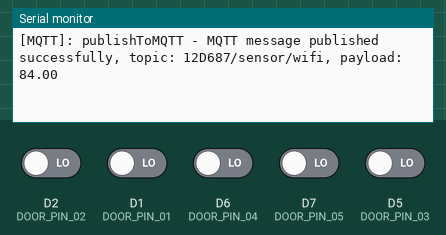
Recording of a program running on a simulated ESP8266 (Wemos D1 mini). On the bench: the last lines printed to the serial monitor. Inputs (shaded band) come from the test bench; at power-on: D1 (DOOR_PIN_01), D2 (DOOR_PIN_02), D5 (DOOR_PIN_03), D6 (DOOR_PIN_04), D7 (DOOR_PIN_05) LOW. WiFi joins after 1.5 s; servers stay silent unless stated; no MQTT or app messages arrive unless stated.

Above: at 10.5 s.
10.6 s: D2 (DOOR_PIN_02) driven HIGH
At 14.1 s:
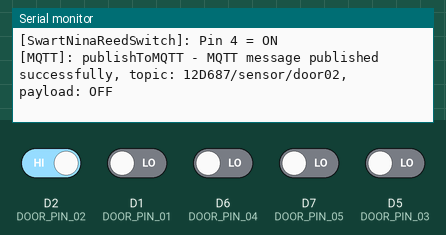
15.1 s: D2 (DOOR_PIN_02) driven LOW
At 17.9 s:
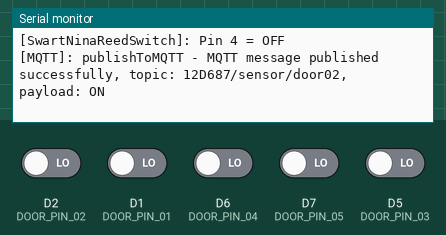
18.2 s: D1 (DOOR_PIN_01) driven HIGH
At 19.4 s:
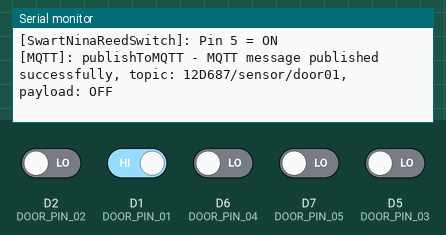
19.7 s: D6 (DOOR_PIN_04) driven HIGH
At 21.0 s:
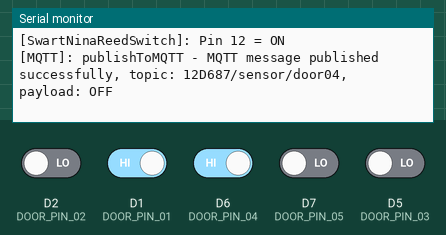
21.2 s: D7 (DOOR_PIN_05) driven HIGH
At 23.1 s:
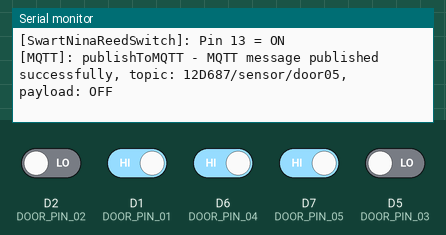
Timing chart, 0 to 24.6 s (numbered marks = the images above; inputs shaded):
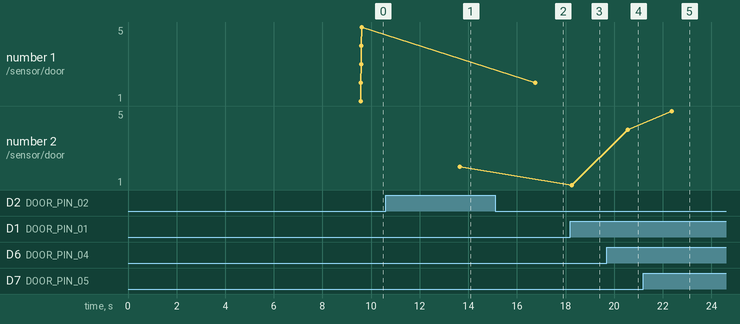

The program:

main.cpp
```cpp
#include <ArduinoJson.h> // https://github.com/bblanchon/ArduinoJson
#include <ESP8266HTTPClient.h>
#include <ESP8266mDNS.h>
#include <ESP8266WebServer.h>
#include <ESP8266WiFi.h>  // https://github.com/esp8266/Arduino
#include <PubSubClient.h> // https://github.com/knolleary/pubsubclient
#include <WiFiClient.h>
#include "SwartNinjaReedSwitch.h"

#include "user_config.h" // Fixed user configurable options
#ifdef USE_CONFIG_OVERRIDE
#include "user_config_override.h" // Configuration overrides for my_user_config.h
#endif

/* -------------------------------------------------
 *  WiFi
 * ------------------------------------------------- */
// variables declaration
int previousWiFiSignalStrength = -1;
unsigned long previousMillis = 0;
int reqConnect = 0;
int isConnected = 0;
const long interval = 500;
const long reqConnectNum = 15; // number of intervals to wait for connection
WiFiEventHandler mConnectHandler;
WiFiEventHandler mDisConnectHandler;
WiFiEventHandler mGotIpHandler;

// function declaration
void setupWiFi(void);
void connectWiFi(void);
void onConnected(const WiFiEventStationModeConnected &event);
void onDisconnect(const WiFiEventStationModeDisconnected &event);
void onGotIP(const WiFiEventStationModeGotIP &event);
void loopWiFiSensor(void);
int getWiFiSignalStrength(void);

// Initialize the Ethernet client object
WiFiClient wifiClient;

/* -------------------------------------------------
 *  MQTT
 * ------------------------------------------------- */
// function declaration
void setupMQTT();
void connectToMQTT();
void subscribeToMQTT(char *p_topic);
void publishToMQTT(char *p_topic, char *p_payload);

// variables declaration
volatile unsigned long lastMQTTConnection = 0;
char MQTT_CLIENT_ID[7] = {0};
char MQTT_PAYLOAD[8] = {0};
char MQTT_AVAILABILITY_TOPIC[sizeof(MQTT_CLIENT_ID) + sizeof(MQTT_AVAILABILITY_TOPIC_TEMPLATE) - 2] = {0};
char MQTT_WIFI_QUALITY_TOPIC[sizeof(MQTT_CLIENT_ID) + sizeof(MQTT_SENSOR_TOPIC_TEMPLATE) + sizeof(WIFI_QUALITY_SENSOR_NAME) - 4] = {0};
char MQTT_DOOR_SENSOR_01_TOPIC[sizeof(MQTT_CLIENT_ID) + sizeof(MQTT_SENSOR_TOPIC_TEMPLATE) + sizeof(DOOR_SENSOR_NAME_01) - 4] = {0};
char MQTT_DOOR_SENSOR_02_TOPIC[sizeof(MQTT_CLIENT_ID) + sizeof(MQTT_SENSOR_TOPIC_TEMPLATE) + sizeof(DOOR_SENSOR_NAME_02) - 4] = {0};
char MQTT_DOOR_SENSOR_03_TOPIC[sizeof(MQTT_CLIENT_ID) + sizeof(MQTT_SENSOR_TOPIC_TEMPLATE) + sizeof(DOOR_SENSOR_NAME_03) - 4] = {0};
char MQTT_DOOR_SENSOR_04_TOPIC[sizeof(MQTT_CLIENT_ID) + sizeof(MQTT_SENSOR_TOPIC_TEMPLATE) + sizeof(DOOR_SENSOR_NAME_04) - 4] = {0};
char MQTT_DOOR_SENSOR_05_TOPIC[sizeof(MQTT_CLIENT_ID) + sizeof(MQTT_SENSOR_TOPIC_TEMPLATE) + sizeof(DOOR_SENSOR_NAME_05) - 4] = {0};

// Initialize the mqtt client object
PubSubClient mqttClient(wifiClient);

/* -------------------------------------------------
 *  SwartNinjaReedSwitch
 * ------------------------------------------------- */
// function declaration
void handleDoorStateUpdate(bool state, int pinNumber);

// Initialize the reed switch objects
SwartNinjaReedSwitch door01(DOOR_PIN_01, handleDoorStateUpdate);
SwartNinjaReedSwitch door02(DOOR_PIN_02, handleDoorStateUpdate);
SwartNinjaReedSwitch door03(DOOR_PIN_03, handleDoorStateUpdate);
SwartNinjaReedSwitch door04(DOOR_PIN_04, handleDoorStateUpdate);
SwartNinjaReedSwitch door05(DOOR_PIN_05, handleDoorStateUpdate);
// add switches to an array
SwartNinjaReedSwitch switches[5] = {door01, door02, door03, door04, door05};

///////////////////////////////////////////////////////////////////////////
//   Main Setup & loop
///////////////////////////////////////////////////////////////////////////
void setup()
{
  Serial.begin(115200);

  // WIFI
  setupWiFi();

  // MQTT
  setupMQTT();

  // Reed Switched
  for (int i = 0; i < 5; i++)
  {
    switches[i].init();

    // #ifdef DEBUG
    //     Serial.println("[SETUP]: Pin ");
    //     Serial.print(switches[i].getPinNumber());
    //     Serial.print(" = ");
    //     Serial.println(switches[i].getCurrentState() ? MQTT_PAYLOAD_ON : MQTT_PAYLOAD_OFF);
    // #endif
  }
}

void loop()
{
  // WIFI
  connectWiFi();

  // Code will only run if connected to WiFi
  if (isConnected == 2)
  {
    // MQTT
    if (!mqttClient.connected())
    {
      connectToMQTT();
    }
    mqttClient.loop();

    // Check WiFi signal
    loopWiFiSensor();

    // Switches
    for (int i = 0; i < 5; i++)
    {
      switches[i].loop();
    }
  }
}

///////////////////////////////////////////////////////////////////////////
//   SwartNinjaReedSwitch
///////////////////////////////////////////////////////////////////////////

void handleDoorStateUpdate(bool state, int pinNumber)
{
  switch (pinNumber)
  {
  case DOOR_PIN_01:
    if (!state)
    {
      publishToMQTT(MQTT_DOOR_SENSOR_01_TOPIC, MQTT_PAYLOAD_ON);
    }
    else
    {
      publishToMQTT(MQTT_DOOR_SENSOR_01_TOPIC, MQTT_PAYLOAD_OFF);
    }
    break;
  case DOOR_PIN_02:
    if (!state)
    {
      publishToMQTT(MQTT_DOOR_SENSOR_02_TOPIC, MQTT_PAYLOAD_ON);
    }
    else
    {
      publishToMQTT(MQTT_DOOR_SENSOR_02_TOPIC, MQTT_PAYLOAD_OFF);
    }

    break;
  case DOOR_PIN_03:
    if (!state)
    {
      publishToMQTT(MQTT_DOOR_SENSOR_03_TOPIC, MQTT_PAYLOAD_ON);
    }
    else
    {
      publishToMQTT(MQTT_DOOR_SENSOR_03_TOPIC, MQTT_PAYLOAD_OFF);
    }
    break;
  case DOOR_PIN_04:
    if (!state)
    {
      publishToMQTT(MQTT_DOOR_SENSOR_04_TOPIC, MQTT_PAYLOAD_ON);
    }
    else
    {
      publishToMQTT(MQTT_DOOR_SENSOR_04_TOPIC, MQTT_PAYLOAD_OFF);
    }
    break;
  case DOOR_PIN_05:
    if (!state)
    {
      publishToMQTT(MQTT_DOOR_SENSOR_05_TOPIC, MQTT_PAYLOAD_ON);
    }
    else
    {
      publishToMQTT(MQTT_DOOR_SENSOR_05_TOPIC, MQTT_PAYLOAD_OFF);
    }
    break;

  default:
    Serial.print("[SwartNinjaReedSwitch]: handleDoorStateUpdate - Pin ");
    Serial.print(pinNumber);
    Serial.print(" = ");
    Serial.println(state ? MQTT_PAYLOAD_ON : MQTT_PAYLOAD_OFF);
    break;
  }
}
///////////////////////////////////////////////////////////////////////////
//   WiFi
///////////////////////////////////////////////////////////////////////////

/*
 * Function called to setup WiFi module
 */
void setupWiFi(void)
{
  WiFi.disconnect();
  WiFi.persistent(false);
  mConnectHandler = WiFi.onStationModeConnected(onConnected);
  mDisConnectHandler = WiFi.onStationModeDisconnected(onDisconnect);
  mGotIpHandler = WiFi.onStationModeGotIP(onGotIP);
}

/*
 * Function called to connect to WiFi
 */
void connectWiFi(void)
{
  if (WiFi.status() != WL_CONNECTED && reqConnect > reqConnectNum && isConnected < 2)
  {
    reqConnect = 0;
    isConnected = 0;
    WiFi.disconnect();

    Serial.println();
    Serial.print("[WIFI]: Attempting to connect to WPA SSID: ");
    Serial.println(WIFI_SSID);
    WiFi.begin(WIFI_SSID, WIFI_PASSWORD);
    Serial.println("[WIFI]: Connecting...");
  }

  unsigned long currentMillis = millis();
  if (currentMillis - previousMillis >= interval)
  {
    previousMillis = currentMillis;
    reqConnect++;
  }
}

/*
 * Function called to handle WiFi events
 */
void onConnected(const WiFiEventStationModeConnected &event)
{
  char macAdddress[20];
  sprintf(macAdddress, "%02X:%02X:%02X:%02X:%02X:%02X", event.bssid[5], event.bssid[4], event.bssid[3], event.bssid[2], event.bssid[1], event.bssid[0]);
  Serial.print(F("[WIFI]: You're connected to the AP. (MAC - "));
  Serial.print(macAdddress);
  Serial.println(")");
  isConnected = 1;
}

void onDisconnect(const WiFiEventStationModeDisconnected &event)
{
  Serial.println("[WIFI]: Disconnected");
  Serial.print("[WIFI]: Reason: ");
  Serial.println(event.reason);
  isConnected = 0;
}

void onGotIP(const WiFiEventStationModeGotIP &event)
{
  Serial.print("[WIFI]: IP Address : ");
  Serial.println(event.ip);
  Serial.print("[WIFI]: Subnet     : ");
  Serial.println(event.mask);
  Serial.print("[WIFI]: Gateway    : ");
  Serial.println(event.gw);

  isConnected = 2;
}

/*
 * Function to check WiFi signal strength
 */
void loopWiFiSensor(void)
{
  static unsigned long lastWiFiQualityMeasure = 0;
  if (lastWiFiQualityMeasure + WIFI_QUALITY_INTERVAL <= millis() || previousWiFiSignalStrength == -1)
  {
    lastWiFiQualityMeasure = millis();
    int currentWiFiSignalStrength = getWiFiSignalStrength();
    if (isnan(previousWiFiSignalStrength) || currentWiFiSignalStrength <= previousWiFiSignalStrength - WIFI_QUALITY_OFFSET_VALUE || currentWiFiSignalStrength >= previousWiFiSignalStrength + WIFI_QUALITY_OFFSET_VALUE)
    {
      previousWiFiSignalStrength = currentWiFiSignalStrength;
      dtostrf(currentWiFiSignalStrength, 2, 2, MQTT_PAYLOAD);
      publishToMQTT(MQTT_WIFI_QUALITY_TOPIC, MQTT_PAYLOAD);
    }
  }
}

/*
 * Helper function to get the current WiFi signal strength
 */
int getWiFiSignalStrength(void)
{
  if (WiFi.status() != WL_CONNECTED)
    return -1;
  int dBm = WiFi.RSSI();
  if (dBm <= -100)
    return 0;
  if (dBm >= -50)
    return 100;
  return 2 * (dBm + 100);
}

///////////////////////////////////////////////////////////////////////////
//   MQTT
///////////////////////////////////////////////////////////////////////////

/*
 * Function called to setup MQTT topics
 */
void setupMQTT()
{
  sprintf(MQTT_CLIENT_ID, "%06X", ESP.getChipId());
  sprintf(MQTT_AVAILABILITY_TOPIC, MQTT_AVAILABILITY_TOPIC_TEMPLATE, MQTT_CLIENT_ID);

  Serial.print(F("[MQTT]: MQTT availability topic: "));
  Serial.println(MQTT_AVAILABILITY_TOPIC);

  sprintf(MQTT_WIFI_QUALITY_TOPIC, MQTT_SENSOR_TOPIC_TEMPLATE, MQTT_CLIENT_ID, WIFI_QUALITY_SENSOR_NAME);
  Serial.print(F("[MQTT]: MQTT WiFi Quality topic: "));
  Serial.println(MQTT_WIFI_QUALITY_TOPIC);

  sprintf(MQTT_DOOR_SENSOR_01_TOPIC, MQTT_SENSOR_TOPIC_TEMPLATE, MQTT_CLIENT_ID, DOOR_SENSOR_NAME_01);
  Serial.print(F("[MQTT]: MQTT Door 1 topic: "));
  Serial.println(MQTT_DOOR_SENSOR_01_TOPIC);

  sprintf(MQTT_DOOR_SENSOR_02_TOPIC, MQTT_SENSOR_TOPIC_TEMPLATE, MQTT_CLIENT_ID, DOOR_SENSOR_NAME_02);
  Serial.print(F("[MQTT]: MQTT Door 2 topic: "));
  Serial.println(MQTT_DOOR_SENSOR_02_TOPIC);

  sprintf(MQTT_DOOR_SENSOR_03_TOPIC, MQTT_SENSOR_TOPIC_TEMPLATE, MQTT_CLIENT_ID, DOOR_SENSOR_NAME_03);
  Serial.print(F("[MQTT]: MQTT Door 3 topic: "));
  Serial.println(MQTT_DOOR_SENSOR_03_TOPIC);

  sprintf(MQTT_DOOR_SENSOR_04_TOPIC, MQTT_SENSOR_TOPIC_TEMPLATE, MQTT_CLIENT_ID, DOOR_SENSOR_NAME_04);
  Serial.print(F("[MQTT]: MQTT Door 4 topic: "));
  Serial.println(MQTT_DOOR_SENSOR_04_TOPIC);

  sprintf(MQTT_DOOR_SENSOR_05_TOPIC, MQTT_SENSOR_TOPIC_TEMPLATE, MQTT_CLIENT_ID, DOOR_SENSOR_NAME_05);
  Serial.print(F("[MQTT]: MQTT Door 5 topic: "));
  Serial.println(MQTT_DOOR_SENSOR_05_TOPIC);

  mqttClient.setServer(MQTT_SERVER, MQTT_SERVER_PORT);
}

/*
  Function called to connect/reconnect to the MQTT broker
*/
void connectToMQTT()
{
  // Loop until we're connected / reconnected
  while (!mqttClient.connected())
  {
    if (mqttClient.connect(MQTT_CLIENT_ID, MQTT_USERNAME, MQTT_PASSWORD, MQTT_AVAILABILITY_TOPIC, 0, 1, "offline"))
    {
      Serial.println(F("[MQTT]: The client is successfully connected to the MQTT broker"));
      publishToMQTT(MQTT_AVAILABILITY_TOPIC, "online");

      // send initial values for door sensors
      for (int i = 0; i < 5; i++)
      {
        handleDoorStateUpdate(switches[i].getCurrentState(), switches[i].getPinNumber());
      }
    }
    else
    {
      Serial.println(F("[MQTT]: ERROR - The connection to the MQTT broker failed"));
      Serial.print(F("[MQTT]: MQTT username: "));
      Serial.println(MQTT_USERNAME);
      Serial.print(F("[MQTT]: MQTT password: "));
      Serial.println(MQTT_PASSWORD);
      Serial.print(F("[MQTT]: MQTT broker: "));
      Serial.println(MQTT_SERVER);

      // Wait 5 seconds before retrying
      delay(5000);
    }
  }
}

/*
  Function called to subscribe to a MQTT topic
*/
void subscribeToMQTT(char *p_topic)
{
  if (mqttClient.subscribe(p_topic))
  {
    Serial.print(F("[MQTT]: subscribeToMQTT - Sending the MQTT subscribe succeeded for topic: "));
    Serial.println(p_topic);
  }
  else
  {
    Serial.print(F("[MQTT]: subscribeToMQTT - ERROR, Sending the MQTT subscribe failed for topic: "));
    Serial.println(p_topic);
  }
}

/*
  Function called to publish to a MQTT topic with the given payload
*/
void publishToMQTT(char *p_topic, char *p_payload)
{
  if (mqttClient.publish(p_topic, p_payload, true))
  {
    Serial.print(F("[MQTT]: publishToMQTT - MQTT message published successfully, topic: "));
    Serial.print(p_topic);
    Serial.print(F(", payload: "));
    Serial.println(p_payload);
  }
  else
  {
    Serial.println(F("[MQTT]: publishToMQTT - ERROR, MQTT message not published, either connection lost, or message too large. Topic: "));
    Serial.print(p_topic);
    Serial.print(F(" , payload: "));
    Serial.println(p_payload);
  }
}
```

user_config.h
```cpp
#ifndef _USER_CONFIG_H_
#define _USER_CONFIG_H_

///////////////////////////////////////////////////////////////////////////
//   WIFI
///////////////////////////////////////////////////////////////////////////
#define WIFI_SSID "wifi_ssid"
#define WIFI_PASSWORD "wifi_password"
#define WIFI_QUALITY_OFFSET_VALUE 2
#define WIFI_QUALITY_INTERVAL 50000 // [ms]
#define WIFI_QUALITY_SENSOR_NAME "wifi"

///////////////////////////////////////////////////////////////////////////
//   MQTT
///////////////////////////////////////////////////////////////////////////
#define MQTT_SERVER "xxx.xxx.xxx.xxx"
#define MQTT_SERVER_PORT 1883
#define MQTT_USERNAME "mqtt_user_name"
#define MQTT_PASSWORD "mqtt_password"

#define MQTT_AVAILABILITY_TOPIC_TEMPLATE "%s/status" // MQTT availability: online/offline
#define MQTT_SENSOR_TOPIC_TEMPLATE "%s/sensor/%s"

#define MQTT_PAYLOAD_ON "ON"
#define MQTT_PAYLOAD_OFF "OFF"

///////////////////////////////////////////////////////////////////////////
//   Door sensors
///////////////////////////////////////////////////////////////////////////

#define DOOR_SENSOR_NAME_01 "door01"
#define DOOR_PIN_01 D1
#define DOOR_SENSOR_NAME_02 "door02"
#define DOOR_PIN_02 D2
#define DOOR_SENSOR_NAME_03 "door03"
#define DOOR_PIN_03 D5
#define DOOR_SENSOR_NAME_04 "door04"
#define DOOR_PIN_04 D6
#define DOOR_SENSOR_NAME_05 "door05"
#define DOOR_PIN_05 D7

///////////////////////////////////////////////////////////////////////////
//   Over-the-Air update (OTA)
///////////////////////////////////////////////////////////////////////////
#define OTA_PORT 8266  // port 8266 by default

#endif  // _USER_CONFIG_H_
```

user_config_override_sample.h
```cpp
#ifndef _USER_CONFIG_OVERRIDE_H_
#define _USER_CONFIG_OVERRIDE_H_

// force the compiler to show a warning to confirm that this file is inlcuded
#warning **** user_config_override.h: Using Settings from this File ****

///////////////////////////////////////////////////////////////////////////
//   WIFI
///////////////////////////////////////////////////////////////////////////
#undef  WIFI_SSID
#define WIFI_SSID "wifi_ssid"

#undef  WIFI_PASSWORD
#define WIFI_PASSWORD "wifi_password"

#undef  WIFI_QUALITY_OFFSET_VALUE
#define WIFI_QUALITY_OFFSET_VALUE 2

#undef  WIFI_QUALITY_INTERVAL
#define WIFI_QUALITY_INTERVAL 50000 // [ms]

#undef  WIFI_QUALITY_SENSOR_NAME
#define WIFI_QUALITY_SENSOR_NAME "wifi"

///////////////////////////////////////////////////////////////////////////
//   MQTT
///////////////////////////////////////////////////////////////////////////
#undef  MQTT_SERVER
#define MQTT_SERVER "xxx.xxx.xxx.xxx"

#undef  MQTT_SERVER_PORT
#define MQTT_SERVER_PORT 1883

#undef  MQTT_USERNAME
#define MQTT_USERNAME "mqtt_user_name"

#undef  MQTT_PASSWORD
#define MQTT_PASSWORD "mqtt_password"

#undef  MQTT_AVAILABILITY_TOPIC_TEMPLATE
#define MQTT_AVAILABILITY_TOPIC_TEMPLATE "%s/status" // MQTT availability: online/offline

#undef  MQTT_SENSOR_TOPIC_TEMPLATE
#define MQTT_SENSOR_TOPIC_TEMPLATE "%s/sensor/%s"

#undef  MQTT_PAYLOAD_ON
#define MQTT_PAYLOAD_ON "ON"

#undef  MQTT_PAYLOAD_OFF
#define MQTT_PAYLOAD_OFF "OFF"

///////////////////////////////////////////////////////////////////////////
//   Door sensors
///////////////////////////////////////////////////////////////////////////
#undef  DOOR_SENSOR_NAME_01
#define DOOR_SENSOR_NAME_01 "door01"
#undef  DOOR_PIN_01
#define DOOR_PIN_01 D1

#undef  DOOR_SENSOR_NAME_02
#define DOOR_SENSOR_NAME_02 "door02"
#undef  DOOR_PIN_02
#define DOOR_PIN_02 D2

#undef  DOOR_SENSOR_NAME_03
#define DOOR_SENSOR_NAME_03 "door03"
#undef  DOOR_PIN_03
#define DOOR_PIN_03 D5

#undef  DOOR_SENSOR_NAME_04
#define DOOR_SENSOR_NAME_04 "door04"
#undef  DOOR_PIN_04
#define DOOR_PIN_04 D6

#undef  DOOR_SENSOR_NAME_05
#define DOOR_SENSOR_NAME_05 "door05"
#undef  DOOR_PIN_05
#define DOOR_PIN_05 D7

///////////////////////////////////////////////////////////////////////////
//   Over-the-Air update (OTA)
///////////////////////////////////////////////////////////////////////////
#undef  OTA_PORT
#define OTA_PORT 8266  // port 8266 by default


#endif  // _USER_CONFIG_OVERRIDE_H_
```

Measured:
- after the input at 10.6 s, the serial monitor: prints a new line after 3.0 s (image 1)
- after the input at 15.1 s, the serial monitor: prints a new line after 1.7 s (image 2)
- after the input at 18.2 s, the serial monitor: prints a new line after 0.06 s (image 3)
- after the input at 19.7 s, the serial monitor: prints a new line after 0.87 s (image 4)
- after the input at 21.2 s, the serial monitor: prints a new line after 1.2 s (image 5)
- plotted number 2: 2 → 1 after the input at 18.2 s
